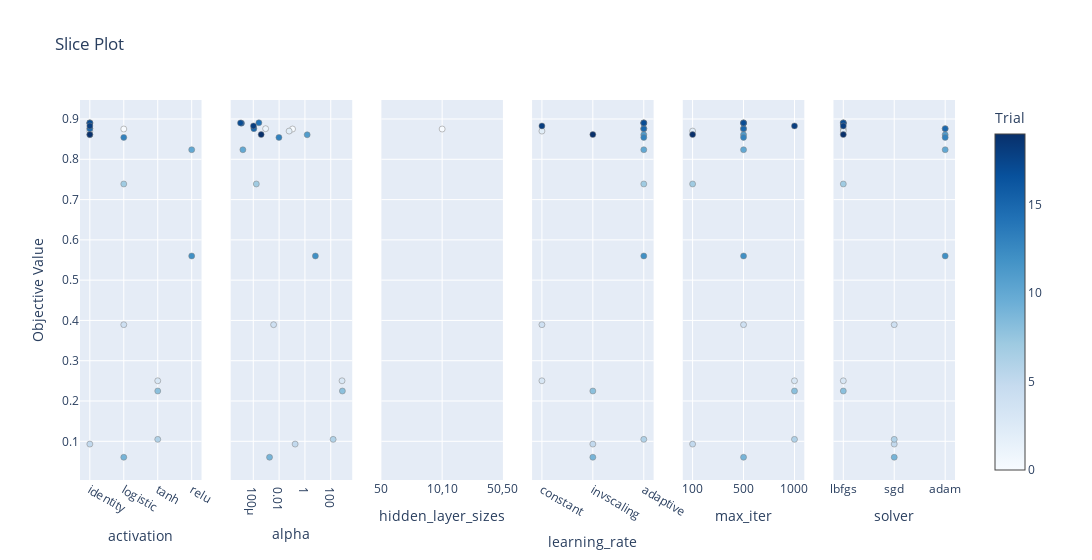

This figure's notebook cell:
### Code cell
optuna.visualization.plot_slice(study)

### Figure 1 — Plotly figure (JSON) as saved in the notebook; plotly's stock layout.template omitted (floating-point values rounded to 4 significant figures)
{"data": [{"marker": {"color": [0, 1, 2, 3, 4, 5, 6, 7, 8, 9, 10, 11, 12, 13, 14, 15, 16, 17, 18, 19], "colorbar": {"title": {"text": "Trial"}, "x": 1, "xpad": 40}, "colorscale": [[0, "rgb(247,251,255)"], [0.125, "rgb(222,235,247)"], [0.25, "rgb(198,219,239)"], [0.375, "rgb(158,202,225)"], [0.5, "rgb(107,174,214)"], [0.625, "rgb(66,146,198)"], [0.75, "rgb(33,113,181)"], [0.875, "rgb(8,81,156)"], [1, "rgb(8,48,107)"]], "line": {"color": "Grey", "width": 0.5}, "showscale": true}, "mode": "markers", "name": "Feasible Trial", "showlegend": false, "type": "scatter", "x": ["logistic", "identity", "identity", "tanh", "logistic", "identity", "tanh", "logistic", "tanh", "logistic", "relu", "identity", "relu", "logistic", "identity", "identity", "identity", "identity", "identity", "identity"], "xaxis": "x", "y": [0.8751, 0.8759, 0.87, 0.2502, 0.3895, 0.09313, 0.1048, 0.7387, 0.2249, 0.06043, 0.8237, 0.8609, 0.56, 0.8543, 0.8907, 0.8761, 0.8897, 0.8902, 0.8828, 0.8614], "yaxis": "y"}, {"marker": {"color": [0, 1, 2, 3, 4, 5, 6, 7, 8, 9, 10, 11, 12, 13, 14, 15, 16, 17, 18, 19], "colorbar": {"title": {"text": "Trial"}, "x": 1, "xpad": 40}, "colorscale": [[0, "rgb(247,251,255)"], [0.125, "rgb(222,235,247)"], [0.25, "rgb(198,219,239)"], [0.375, "rgb(158,202,225)"], [0.5, "rgb(107,174,214)"], [0.625, "rgb(66,146,198)"], [0.75, "rgb(33,113,181)"], [0.875, "rgb(8,81,156)"], [1, "rgb(8,48,107)"]], "line": {"color": "Grey", "width": 0.5}, "showscale": false}, "mode": "markers", "name": "Feasible Trial", "showlegend": false, "type": "scatter", "x": [0.1098, 0.0009033, 0.0596, 748.3, 0.00375, 0.1744, 153.5, 0.0001717, 797.2, 0.001815, 1.562e-05, 1.489, 6.467, 0.009694, 0.0002713, 0.000111, 1.217e-05, 1.027e-05, 0.0001035, 0.0004078], "xaxis": "x2", "y": [0.8751, 0.8759, 0.87, 0.2502, 0.3895, 0.09313, 0.1048, 0.7387, 0.2249, 0.06043, 0.8237, 0.8609, 0.56, 0.8543, 0.8907, 0.8761, 0.8897, 0.8902, 0.8828, 0.8614], "yaxis": "y2"}, {"marker": {"color": [0, 1, 2, 3, 4, 5, 6, 7, 8, 9, 10, 11, 12, 13, 14, 15, 16, 17, 18, 19], "colorbar": {"title": {"text": "Trial"}, "x": 1, "xpad": 40}, "colorscale": [[0, "rgb(247,251,255)"], [0.125, "rgb(222,235,247)"], [0.25, "rgb(198,219,239)"], [0.375, "rgb(158,202,225)"], [0.5, "rgb(107,174,214)"], [0.625, "rgb(66,146,198)"], [0.75, "rgb(33,113,181)"], [0.875, "rgb(8,81,156)"], [1, "rgb(8,48,107)"]], "line": {"color": "Grey", "width": 0.5}, "showscale": false}, "mode": "markers", "name": "Feasible Trial", "showlegend": false, "type": "scatter", "x": [[10, 10], [50, 50], [10], [10], [10], [50, 50], [10, 10], [10, 10], [50, 50], [10, 10], [50], [50, 50], [50], [10, 10], [50, 50], [50, 50], [50, 50], [50, 50], [50, 50], [50, 50]], "xaxis": "x3", "y": [0.8751, 0.8759, 0.87, 0.2502, 0.3895, 0.09313, 0.1048, 0.7387, 0.2249, 0.06043, 0.8237, 0.8609, 0.56, 0.8543, 0.8907, 0.8761, 0.8897, 0.8902, 0.8828, 0.8614], "yaxis": "y3"}, {"marker": {"color": [0, 1, 2, 3, 4, 5, 6, 7, 8, 9, 10, 11, 12, 13, 14, 15, 16, 17, 18, 19], "colorbar": {"title": {"text": "Trial"}, "x": 1, "xpad": 40}, "colorscale": [[0, "rgb(247,251,255)"], [0.125, "rgb(222,235,247)"], [0.25, "rgb(198,219,239)"], [0.375, "rgb(158,202,225)"], [0.5, "rgb(107,174,214)"], [0.625, "rgb(66,146,198)"], [0.75, "rgb(33,113,181)"], [0.875, "rgb(8,81,156)"], [1, "rgb(8,48,107)"]], "line": {"color": "Grey", "width": 0.5}, "showscale": false}, "mode": "markers", "name": "Feasible Trial", "showlegend": false, "type": "scatter", "x": ["adaptive", "adaptive", "constant", "constant", "constant", "invscaling", "adaptive", "adaptive", "invscaling", "invscaling", "adaptive", "adaptive", "adaptive", "adaptive", "adaptive", "adaptive", "adaptive", "adaptive", "constant", "invscaling"], "xaxis": "x4", "y": [0.8751, 0.8759, 0.87, 0.2502, 0.3895, 0.09313, 0.1048, 0.7387, 0.2249, 0.06043, 0.8237, 0.8609, 0.56, 0.8543, 0.8907, 0.8761, 0.8897, 0.8902, 0.8828, 0.8614], "yaxis": "y4"}, {"marker": {"color": [0, 1, 2, 3, 4, 5, 6, 7, 8, 9, 10, 11, 12, 13, 14, 15, 16, 17, 18, 19], "colorbar": {"title": {"text": "Trial"}, "x": 1, "xpad": 40}, "colorscale": [[0, "rgb(247,251,255)"], [0.125, "rgb(222,235,247)"], [0.25, "rgb(198,219,239)"], [0.375, "rgb(158,202,225)"], [0.5, "rgb(107,174,214)"], [0.625, "rgb(66,146,198)"], [0.75, "rgb(33,113,181)"], [0.875, "rgb(8,81,156)"], [1, "rgb(8,48,107)"]], "line": {"color": "Grey", "width": 0.5}, "showscale": false}, "mode": "markers", "name": "Feasible Trial", "showlegend": false, "type": "scatter", "x": [500, 500, 100, 1000, 500, 100, 1000, 100, 1000, 500, 500, 500, 500, 500, 500, 500, 500, 500, 1000, 100], "xaxis": "x5", "y": [0.8751, 0.8759, 0.87, 0.2502, 0.3895, 0.09313, 0.1048, 0.7387, 0.2249, 0.06043, 0.8237, 0.8609, 0.56, 0.8543, 0.8907, 0.8761, 0.8897, 0.8902, 0.8828, 0.8614], "yaxis": "y5"}, {"marker": {"color": [0, 1, 2, 3, 4, 5, 6, 7, 8, 9, 10, 11, 12, 13, 14, 15, 16, 17, 18, 19], "colorbar": {"title": {"text": "Trial"}, "x": 1, "xpad": 40}, "colorscale": [[0, "rgb(247,251,255)"], [0.125, "rgb(222,235,247)"], [0.25, "rgb(198,219,239)"], [0.375, "rgb(158,202,225)"], [0.5, "rgb(107,174,214)"], [0.625, "rgb(66,146,198)"], [0.75, "rgb(33,113,181)"], [0.875, "rgb(8,81,156)"], [1, "rgb(8,48,107)"]], "line": {"color": "Grey", "width": 0.5}, "showscale": false}, "mode": "markers", "name": "Feasible Trial", "showlegend": false, "type": "scatter", "x": ["lbfgs", "adam", "lbfgs", "lbfgs", "sgd", "sgd", "sgd", "lbfgs", "lbfgs", "sgd", "adam", "adam", "adam", "adam", "lbfgs", "adam", "lbfgs", "lbfgs", "lbfgs", "lbfgs"], "xaxis": "x6", "y": [0.8751, 0.8759, 0.87, 0.2502, 0.3895, 0.09313, 0.1048, 0.7387, 0.2249, 0.06043, 0.8237, 0.8609, 0.56, 0.8543, 0.8907, 0.8761, 0.8897, 0.8902, 0.8828, 0.8614], "yaxis": "y6"}], "layout": {"title": {"text": "Slice Plot"}, "width": 1800, "xaxis": {"anchor": "y", "categoryarray": ["identity", "logistic", "tanh", "relu"], "categoryorder": "array", "domain": [0, 0.1389], "title": {"text": "activation"}, "type": "category"}, "xaxis2": {"anchor": "y2", "domain": [0.1722, 0.3111], "title": {"text": "alpha"}, "type": "log"}, "xaxis3": {"anchor": "y3", "categoryarray": [[10], [50], [10, 10], [50, 50]], "categoryorder": "array", "domain": [0.3444, 0.4833], "title": {"text": "hidden_layer_sizes"}, "type": "category"}, "xaxis4": {"anchor": "y4", "categoryarray": ["constant", "invscaling", "adaptive"], "categoryorder": "array", "domain": [0.5167, 0.6556], "title": {"text": "learning_rate"}, "type": "category"}, "xaxis5": {"anchor": "y5", "categoryarray": [100, 500, 1000], "categoryorder": "array", "domain": [0.6889, 0.8278], "title": {"text": "max_iter"}, "type": "category"}, "xaxis6": {"anchor": "y6", "categoryarray": ["lbfgs", "sgd", "adam"], "categoryorder": "array", "domain": [0.8611, 1], "title": {"text": "solver"}, "type": "category"}, "yaxis": {"anchor": "x", "domain": [0, 1], "title": {"text": "Objective Value"}}, "yaxis2": {"anchor": "x2", "domain": [0, 1], "matches": "y", "showticklabels": false}, "yaxis3": {"anchor": "x3", "domain": [0, 1], "matches": "y", "showticklabels": false}, "yaxis4": {"anchor": "x4", "domain": [0, 1], "matches": "y", "showticklabels": false}, "yaxis5": {"anchor": "x5", "domain": [0, 1], "matches": "y", "showticklabels": false}, "yaxis6": {"anchor": "x6", "domain": [0, 1], "matches": "y", "showticklabels": false}}}
